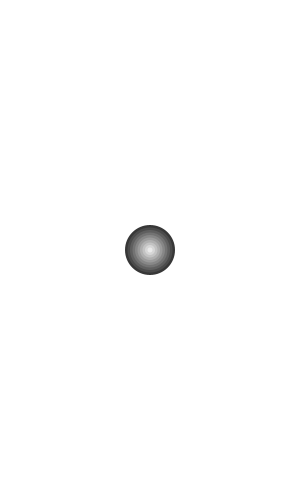
Frame 1 (no input)
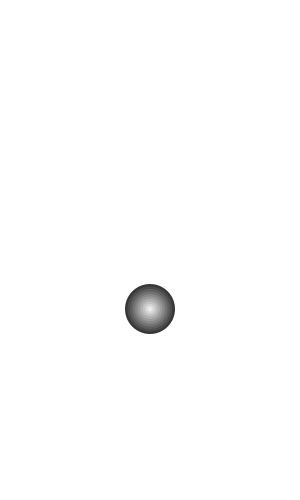
Frame 60 (the mouse pressed at the canvas centre just before this capture)
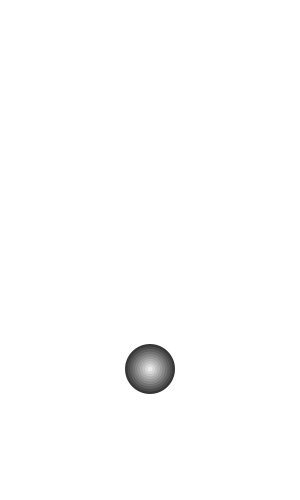
Frame 120 (the mouse held since frame 60 and released just before this capture)

The Processing sketch that drew these frames (run headless with seeded random() and noise(); from frame 60 on, the mouse is pressed at the canvas centre):

// Processing sketch: Day03_10_3DBall
// ── Day03_10_3DBall.pde
//  Let´s make some global variables to easy setup
//
float ballYPos;
float ballDirection = 1.0;
int ballRadio = 50;

void setup(){
  
  //  Let´s prepare all the things for the show
  //
  size(300,500);
  smooth();
  
  ballYPos = height*0.5;
}

void draw(){
  background(255);
  
  //  Bouncing 
  if ((ballYPos+ballRadio*0.5 > height) || (ballYPos-ballRadio*0.5 < 0)){
    ballDirection *= -1;
  }
  ball(width/2, ballYPos, ballRadio);
  
  /*
  // Eternal falling (module example)
  ball(width/2, ballYPos%height, ballRadio);
  */
  
  ballYPos += ballDirection;
}

void ball(float _x, float _y, int _radio){
  int gradientDetail = 10;  // How many circles have to make in order to 
  int bright = 55;          // Darker color
  
  float gradientFactor = (255-bright)/gradientDetail;
  float radioFactor = _radio/gradientDetail;
  
  float radio = _radio;
  
  noStroke();
  for (int i = 0; i < gradientDetail;i++){
    fill(bright);
    ellipse(_x,_y, radio, radio);
    
    bright += gradientFactor;
    radio -= radioFactor;
  }
}
